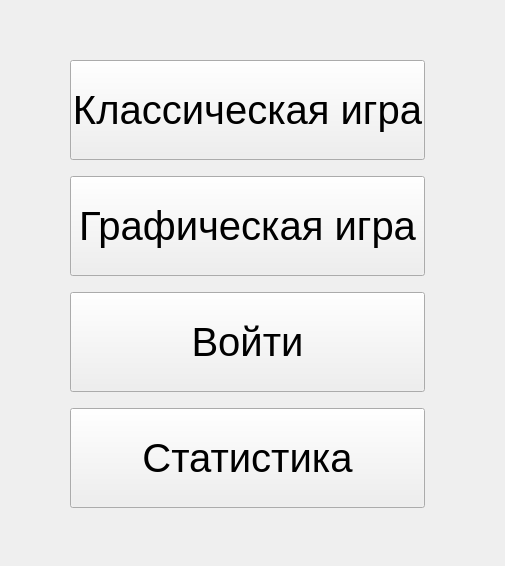
<?xml version="1.0" encoding="UTF-8"?>
<ui version="4.0">
 <class>MainWindow</class>
 <widget class="QMainWindow" name="MainWindow">
  <property name="geometry">
   <rect>
    <x>0</x>
    <y>0</y>
    <width>505</width>
    <height>566</height>
   </rect>
  </property>
  <property name="windowTitle">
   <string>MainWindow</string>
  </property>
  <widget class="QWidget" name="centralwidget">
   <widget class="QWidget" name="verticalLayoutWidget">
    <property name="geometry">
     <rect>
      <x>70</x>
      <y>50</y>
      <width>355</width>
      <height>471</height>
     </rect>
    </property>
    <layout class="QVBoxLayout" name="verticalLayout">
     <item>
      <widget class="QPushButton" name="game">
       <property name="minimumSize">
        <size>
         <width>0</width>
         <height>100</height>
        </size>
       </property>
       <property name="font">
        <font>
         <pointsize>30</pointsize>
        </font>
       </property>
       <property name="text">
        <string>Классическая игра</string>
       </property>
      </widget>
     </item>
     <item>
      <widget class="QPushButton" name="image_game">
       <property name="minimumSize">
        <size>
         <width>0</width>
         <height>100</height>
        </size>
       </property>
       <property name="font">
        <font>
         <pointsize>30</pointsize>
        </font>
       </property>
       <property name="text">
        <string>Графическая игра</string>
       </property>
      </widget>
     </item>
     <item>
      <widget class="QPushButton" name="entrance_b">
       <property name="minimumSize">
        <size>
         <width>0</width>
         <height>100</height>
        </size>
       </property>
       <property name="font">
        <font>
         <pointsize>30</pointsize>
        </font>
       </property>
       <property name="text">
        <string>Войти</string>
       </property>
      </widget>
     </item>
     <item>
      <widget class="QPushButton" name="statistic">
       <property name="minimumSize">
        <size>
         <width>0</width>
         <height>100</height>
        </size>
       </property>
       <property name="font">
        <font>
         <pointsize>30</pointsize>
        </font>
       </property>
       <property name="text">
        <string>Статистика</string>
       </property>
      </widget>
     </item>
    </layout>
   </widget>
  </widget>
 </widget>
 <resources/>
 <connections/>
</ui>
